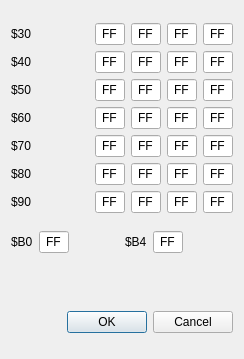
<?xml version="1.0" encoding="UTF-8"?>
<ui version="4.0">
 <class>RegisterEditorDialog</class>
 <widget class="QDialog" name="RegisterEditorDialog">
  <property name="geometry">
   <rect>
    <x>0</x>
    <y>0</y>
    <width>244</width>
    <height>359</height>
   </rect>
  </property>
  <property name="windowTitle">
   <string>Register Editor</string>
  </property>
  <layout class="QVBoxLayout" name="verticalLayout">
   <item>
    <layout class="QGridLayout" name="gridLayout">
     <item row="0" column="0">
      <widget class="QLabel" name="label">
       <property name="text">
        <string notr="true">$30</string>
       </property>
      </widget>
     </item>
     <item row="0" column="1">
      <widget class="QLineEdit" name="reg3xOp1">
       <property name="sizePolicy">
        <sizepolicy hsizetype="Maximum" vsizetype="Fixed">
         <horstretch>0</horstretch>
         <verstretch>0</verstretch>
        </sizepolicy>
       </property>
       <property name="maximumSize">
        <size>
         <width>30</width>
         <height>16777215</height>
        </size>
       </property>
       <property name="text">
        <string notr="true">FF</string>
       </property>
       <property name="alignment">
        <set>Qt::AlignCenter</set>
       </property>
      </widget>
     </item>
     <item row="0" column="2">
      <widget class="QLineEdit" name="reg3xOp2">
       <property name="sizePolicy">
        <sizepolicy hsizetype="Maximum" vsizetype="Fixed">
         <horstretch>0</horstretch>
         <verstretch>0</verstretch>
        </sizepolicy>
       </property>
       <property name="maximumSize">
        <size>
         <width>30</width>
         <height>16777215</height>
        </size>
       </property>
       <property name="text">
        <string notr="true">FF</string>
       </property>
       <property name="alignment">
        <set>Qt::AlignCenter</set>
       </property>
      </widget>
     </item>
     <item row="0" column="3">
      <widget class="QLineEdit" name="reg3xOp3">
       <property name="sizePolicy">
        <sizepolicy hsizetype="Maximum" vsizetype="Fixed">
         <horstretch>0</horstretch>
         <verstretch>0</verstretch>
        </sizepolicy>
       </property>
       <property name="maximumSize">
        <size>
         <width>30</width>
         <height>16777215</height>
        </size>
       </property>
       <property name="text">
        <string notr="true">FF</string>
       </property>
       <property name="alignment">
        <set>Qt::AlignCenter</set>
       </property>
      </widget>
     </item>
     <item row="0" column="4">
      <widget class="QLineEdit" name="reg3xOp4">
       <property name="sizePolicy">
        <sizepolicy hsizetype="Maximum" vsizetype="Fixed">
         <horstretch>0</horstretch>
         <verstretch>0</verstretch>
        </sizepolicy>
       </property>
       <property name="maximumSize">
        <size>
         <width>30</width>
         <height>16777215</height>
        </size>
       </property>
       <property name="text">
        <string notr="true">FF</string>
       </property>
       <property name="alignment">
        <set>Qt::AlignCenter</set>
       </property>
      </widget>
     </item>
     <item row="1" column="0">
      <widget class="QLabel" name="label_2">
       <property name="text">
        <string notr="true">$40</string>
       </property>
      </widget>
     </item>
     <item row="1" column="1">
      <widget class="QLineEdit" name="reg4xOp1">
       <property name="sizePolicy">
        <sizepolicy hsizetype="Maximum" vsizetype="Fixed">
         <horstretch>0</horstretch>
         <verstretch>0</verstretch>
        </sizepolicy>
       </property>
       <property name="maximumSize">
        <size>
         <width>30</width>
         <height>16777215</height>
        </size>
       </property>
       <property name="text">
        <string notr="true">FF</string>
       </property>
       <property name="alignment">
        <set>Qt::AlignCenter</set>
       </property>
      </widget>
     </item>
     <item row="1" column="2">
      <widget class="QLineEdit" name="reg4xOp2">
       <property name="sizePolicy">
        <sizepolicy hsizetype="Maximum" vsizetype="Fixed">
         <horstretch>0</horstretch>
         <verstretch>0</verstretch>
        </sizepolicy>
       </property>
       <property name="maximumSize">
        <size>
         <width>30</width>
         <height>16777215</height>
        </size>
       </property>
       <property name="text">
        <string notr="true">FF</string>
       </property>
       <property name="alignment">
        <set>Qt::AlignCenter</set>
       </property>
      </widget>
     </item>
     <item row="1" column="3">
      <widget class="QLineEdit" name="reg4xOp3">
       <property name="sizePolicy">
        <sizepolicy hsizetype="Maximum" vsizetype="Fixed">
         <horstretch>0</horstretch>
         <verstretch>0</verstretch>
        </sizepolicy>
       </property>
       <property name="maximumSize">
        <size>
         <width>30</width>
         <height>16777215</height>
        </size>
       </property>
       <property name="text">
        <string notr="true">FF</string>
       </property>
       <property name="alignment">
        <set>Qt::AlignCenter</set>
       </property>
      </widget>
     </item>
     <item row="1" column="4">
      <widget class="QLineEdit" name="reg4xOp4">
       <property name="sizePolicy">
        <sizepolicy hsizetype="Maximum" vsizetype="Fixed">
         <horstretch>0</horstretch>
         <verstretch>0</verstretch>
        </sizepolicy>
       </property>
       <property name="maximumSize">
        <size>
         <width>30</width>
         <height>16777215</height>
        </size>
       </property>
       <property name="text">
        <string notr="true">FF</string>
       </property>
       <property name="alignment">
        <set>Qt::AlignCenter</set>
       </property>
      </widget>
     </item>
     <item row="2" column="0">
      <widget class="QLabel" name="label_3">
       <property name="text">
        <string notr="true">$50</string>
       </property>
      </widget>
     </item>
     <item row="2" column="1">
      <widget class="QLineEdit" name="reg5xOp1">
       <property name="sizePolicy">
        <sizepolicy hsizetype="Maximum" vsizetype="Fixed">
         <horstretch>0</horstretch>
         <verstretch>0</verstretch>
        </sizepolicy>
       </property>
       <property name="maximumSize">
        <size>
         <width>30</width>
         <height>16777215</height>
        </size>
       </property>
       <property name="text">
        <string notr="true">FF</string>
       </property>
       <property name="alignment">
        <set>Qt::AlignCenter</set>
       </property>
      </widget>
     </item>
     <item row="2" column="2">
      <widget class="QLineEdit" name="reg5xOp2">
       <property name="sizePolicy">
        <sizepolicy hsizetype="Maximum" vsizetype="Fixed">
         <horstretch>0</horstretch>
         <verstretch>0</verstretch>
        </sizepolicy>
       </property>
       <property name="maximumSize">
        <size>
         <width>30</width>
         <height>16777215</height>
        </size>
       </property>
       <property name="text">
        <string notr="true">FF</string>
       </property>
       <property name="alignment">
        <set>Qt::AlignCenter</set>
       </property>
      </widget>
     </item>
     <item row="2" column="3">
      <widget class="QLineEdit" name="reg5xOp3">
       <property name="sizePolicy">
        <sizepolicy hsizetype="Maximum" vsizetype="Fixed">
         <horstretch>0</horstretch>
         <verstretch>0</verstretch>
        </sizepolicy>
       </property>
       <property name="maximumSize">
        <size>
         <width>30</width>
         <height>16777215</height>
        </size>
       </property>
       <property name="text">
        <string notr="true">FF</string>
       </property>
       <property name="alignment">
        <set>Qt::AlignCenter</set>
       </property>
      </widget>
     </item>
     <item row="2" column="4">
      <widget class="QLineEdit" name="reg5xOp4">
       <property name="sizePolicy">
        <sizepolicy hsizetype="Maximum" vsizetype="Fixed">
         <horstretch>0</horstretch>
         <verstretch>0</verstretch>
        </sizepolicy>
       </property>
       <property name="maximumSize">
        <size>
         <width>30</width>
         <height>16777215</height>
        </size>
       </property>
       <property name="text">
        <string notr="true">FF</string>
       </property>
       <property name="alignment">
        <set>Qt::AlignCenter</set>
       </property>
      </widget>
     </item>
     <item row="3" column="0">
      <widget class="QLabel" name="label_4">
       <property name="text">
        <string notr="true">$60</string>
       </property>
      </widget>
     </item>
     <item row="3" column="1">
      <widget class="QLineEdit" name="reg6xOp1">
       <property name="sizePolicy">
        <sizepolicy hsizetype="Maximum" vsizetype="Fixed">
         <horstretch>0</horstretch>
         <verstretch>0</verstretch>
        </sizepolicy>
       </property>
       <property name="maximumSize">
        <size>
         <width>30</width>
         <height>16777215</height>
        </size>
       </property>
       <property name="text">
        <string notr="true">FF</string>
       </property>
       <property name="alignment">
        <set>Qt::AlignCenter</set>
       </property>
      </widget>
     </item>
     <item row="3" column="2">
      <widget class="QLineEdit" name="reg6xOp2">
       <property name="sizePolicy">
        <sizepolicy hsizetype="Maximum" vsizetype="Fixed">
         <horstretch>0</horstretch>
         <verstretch>0</verstretch>
        </sizepolicy>
       </property>
       <property name="maximumSize">
        <size>
         <width>30</width>
         <height>16777215</height>
        </size>
       </property>
       <property name="text">
        <string notr="true">FF</string>
       </property>
       <property name="alignment">
        <set>Qt::AlignCenter</set>
       </property>
      </widget>
     </item>
     <item row="3" column="3">
      <widget class="QLineEdit" name="reg6xOp3">
       <property name="sizePolicy">
        <sizepolicy hsizetype="Maximum" vsizetype="Fixed">
         <horstretch>0</horstretch>
         <verstretch>0</verstretch>
        </sizepolicy>
       </property>
       <property name="maximumSize">
        <size>
         <width>30</width>
         <height>16777215</height>
        </size>
       </property>
       <property name="text">
        <string notr="true">FF</string>
       </property>
       <property name="alignment">
        <set>Qt::AlignCenter</set>
       </property>
      </widget>
     </item>
     <item row="3" column="4">
      <widget class="QLineEdit" name="reg6xOp4">
       <property name="sizePolicy">
        <sizepolicy hsizetype="Maximum" vsizetype="Fixed">
         <horstretch>0</horstretch>
         <verstretch>0</verstretch>
        </sizepolicy>
       </property>
       <property name="maximumSize">
        <size>
         <width>30</width>
         <height>16777215</height>
        </size>
       </property>
       <property name="text">
        <string notr="true">FF</string>
       </property>
       <property name="alignment">
        <set>Qt::AlignCenter</set>
       </property>
      </widget>
     </item>
     <item row="4" column="0">
      <widget class="QLabel" name="label_5">
       <property name="text">
        <string notr="true">$70</string>
       </property>
      </widget>
     </item>
     <item row="4" column="1">
      <widget class="QLineEdit" name="reg7xOp1">
       <property name="sizePolicy">
        <sizepolicy hsizetype="Maximum" vsizetype="Fixed">
         <horstretch>0</horstretch>
         <verstretch>0</verstretch>
        </sizepolicy>
       </property>
       <property name="maximumSize">
        <size>
         <width>30</width>
         <height>16777215</height>
        </size>
       </property>
       <property name="text">
        <string notr="true">FF</string>
       </property>
       <property name="alignment">
        <set>Qt::AlignCenter</set>
       </property>
      </widget>
     </item>
     <item row="4" column="2">
      <widget class="QLineEdit" name="reg7xOp2">
       <property name="sizePolicy">
        <sizepolicy hsizetype="Maximum" vsizetype="Fixed">
         <horstretch>0</horstretch>
         <verstretch>0</verstretch>
        </sizepolicy>
       </property>
       <property name="maximumSize">
        <size>
         <width>30</width>
         <height>16777215</height>
        </size>
       </property>
       <property name="text">
        <string notr="true">FF</string>
       </property>
       <property name="alignment">
        <set>Qt::AlignCenter</set>
       </property>
      </widget>
     </item>
     <item row="4" column="3">
      <widget class="QLineEdit" name="reg7xOp3">
       <property name="sizePolicy">
        <sizepolicy hsizetype="Maximum" vsizetype="Fixed">
         <horstretch>0</horstretch>
         <verstretch>0</verstretch>
        </sizepolicy>
       </property>
       <property name="maximumSize">
        <size>
         <width>30</width>
         <height>16777215</height>
        </size>
       </property>
       <property name="text">
        <string notr="true">FF</string>
       </property>
       <property name="alignment">
        <set>Qt::AlignCenter</set>
       </property>
      </widget>
     </item>
     <item row="4" column="4">
      <widget class="QLineEdit" name="reg7xOp4">
       <property name="sizePolicy">
        <sizepolicy hsizetype="Maximum" vsizetype="Fixed">
         <horstretch>0</horstretch>
         <verstretch>0</verstretch>
        </sizepolicy>
       </property>
       <property name="maximumSize">
        <size>
         <width>30</width>
         <height>16777215</height>
        </size>
       </property>
       <property name="text">
        <string notr="true">FF</string>
       </property>
       <property name="alignment">
        <set>Qt::AlignCenter</set>
       </property>
      </widget>
     </item>
     <item row="5" column="0">
      <widget class="QLabel" name="label_6">
       <property name="text">
        <string notr="true">$80</string>
       </property>
      </widget>
     </item>
     <item row="5" column="1">
      <widget class="QLineEdit" name="reg8xOp1">
       <property name="sizePolicy">
        <sizepolicy hsizetype="Maximum" vsizetype="Fixed">
         <horstretch>0</horstretch>
         <verstretch>0</verstretch>
        </sizepolicy>
       </property>
       <property name="maximumSize">
        <size>
         <width>30</width>
         <height>16777215</height>
        </size>
       </property>
       <property name="text">
        <string notr="true">FF</string>
       </property>
       <property name="alignment">
        <set>Qt::AlignCenter</set>
       </property>
      </widget>
     </item>
     <item row="5" column="2">
      <widget class="QLineEdit" name="reg8xOp2">
       <property name="sizePolicy">
        <sizepolicy hsizetype="Maximum" vsizetype="Fixed">
         <horstretch>0</horstretch>
         <verstretch>0</verstretch>
        </sizepolicy>
       </property>
       <property name="maximumSize">
        <size>
         <width>30</width>
         <height>16777215</height>
        </size>
       </property>
       <property name="text">
        <string notr="true">FF</string>
       </property>
       <property name="alignment">
        <set>Qt::AlignCenter</set>
       </property>
      </widget>
     </item>
     <item row="5" column="3">
      <widget class="QLineEdit" name="reg8xOp3">
       <property name="sizePolicy">
        <sizepolicy hsizetype="Maximum" vsizetype="Fixed">
         <horstretch>0</horstretch>
         <verstretch>0</verstretch>
        </sizepolicy>
       </property>
       <property name="maximumSize">
        <size>
         <width>30</width>
         <height>16777215</height>
        </size>
       </property>
       <property name="text">
        <string notr="true">FF</string>
       </property>
       <property name="alignment">
        <set>Qt::AlignCenter</set>
       </property>
      </widget>
     </item>
     <item row="5" column="4">
      <widget class="QLineEdit" name="reg8xOp4">
       <property name="sizePolicy">
        <sizepolicy hsizetype="Maximum" vsizetype="Fixed">
         <horstretch>0</horstretch>
         <verstretch>0</verstretch>
        </sizepolicy>
       </property>
       <property name="maximumSize">
        <size>
         <width>30</width>
         <height>16777215</height>
        </size>
       </property>
       <property name="text">
        <string notr="true">FF</string>
       </property>
       <property name="alignment">
        <set>Qt::AlignCenter</set>
       </property>
      </widget>
     </item>
     <item row="6" column="0">
      <widget class="QLabel" name="label_7">
       <property name="text">
        <string notr="true">$90</string>
       </property>
      </widget>
     </item>
     <item row="6" column="1">
      <widget class="QLineEdit" name="reg9xOp1">
       <property name="sizePolicy">
        <sizepolicy hsizetype="Maximum" vsizetype="Fixed">
         <horstretch>0</horstretch>
         <verstretch>0</verstretch>
        </sizepolicy>
       </property>
       <property name="maximumSize">
        <size>
         <width>30</width>
         <height>16777215</height>
        </size>
       </property>
       <property name="text">
        <string notr="true">FF</string>
       </property>
       <property name="alignment">
        <set>Qt::AlignCenter</set>
       </property>
      </widget>
     </item>
     <item row="6" column="2">
      <widget class="QLineEdit" name="reg9xOp2">
       <property name="sizePolicy">
        <sizepolicy hsizetype="Maximum" vsizetype="Fixed">
         <horstretch>0</horstretch>
         <verstretch>0</verstretch>
        </sizepolicy>
       </property>
       <property name="maximumSize">
        <size>
         <width>30</width>
         <height>16777215</height>
        </size>
       </property>
       <property name="text">
        <string notr="true">FF</string>
       </property>
       <property name="alignment">
        <set>Qt::AlignCenter</set>
       </property>
      </widget>
     </item>
     <item row="6" column="3">
      <widget class="QLineEdit" name="reg9xOp3">
       <property name="sizePolicy">
        <sizepolicy hsizetype="Maximum" vsizetype="Fixed">
         <horstretch>0</horstretch>
         <verstretch>0</verstretch>
        </sizepolicy>
       </property>
       <property name="maximumSize">
        <size>
         <width>30</width>
         <height>16777215</height>
        </size>
       </property>
       <property name="text">
        <string notr="true">FF</string>
       </property>
       <property name="alignment">
        <set>Qt::AlignCenter</set>
       </property>
      </widget>
     </item>
     <item row="6" column="4">
      <widget class="QLineEdit" name="reg9xOp4">
       <property name="sizePolicy">
        <sizepolicy hsizetype="Maximum" vsizetype="Fixed">
         <horstretch>0</horstretch>
         <verstretch>0</verstretch>
        </sizepolicy>
       </property>
       <property name="maximumSize">
        <size>
         <width>30</width>
         <height>16777215</height>
        </size>
       </property>
       <property name="text">
        <string notr="true">FF</string>
       </property>
       <property name="alignment">
        <set>Qt::AlignCenter</set>
       </property>
      </widget>
     </item>
    </layout>
   </item>
   <item>
    <layout class="QHBoxLayout" name="horizontalLayout">
     <item>
      <widget class="QLabel" name="label_8">
       <property name="sizePolicy">
        <sizepolicy hsizetype="Preferred" vsizetype="Maximum">
         <horstretch>0</horstretch>
         <verstretch>0</verstretch>
        </sizepolicy>
       </property>
       <property name="text">
        <string notr="true">$B0</string>
       </property>
      </widget>
     </item>
     <item>
      <widget class="QLineEdit" name="regB0">
       <property name="sizePolicy">
        <sizepolicy hsizetype="Maximum" vsizetype="Fixed">
         <horstretch>0</horstretch>
         <verstretch>0</verstretch>
        </sizepolicy>
       </property>
       <property name="maximumSize">
        <size>
         <width>30</width>
         <height>16777215</height>
        </size>
       </property>
       <property name="text">
        <string notr="true">FF</string>
       </property>
       <property name="alignment">
        <set>Qt::AlignCenter</set>
       </property>
      </widget>
     </item>
     <item>
      <spacer name="horizontalSpacer_2">
       <property name="orientation">
        <enum>Qt::Horizontal</enum>
       </property>
       <property name="sizeHint" stdset="0">
        <size>
         <width>40</width>
         <height>20</height>
        </size>
       </property>
      </spacer>
     </item>
     <item>
      <widget class="QLabel" name="label_9">
       <property name="sizePolicy">
        <sizepolicy hsizetype="Preferred" vsizetype="Maximum">
         <horstretch>0</horstretch>
         <verstretch>0</verstretch>
        </sizepolicy>
       </property>
       <property name="text">
        <string notr="true">$B4</string>
       </property>
      </widget>
     </item>
     <item>
      <widget class="QLineEdit" name="regB4">
       <property name="sizePolicy">
        <sizepolicy hsizetype="Maximum" vsizetype="Fixed">
         <horstretch>0</horstretch>
         <verstretch>0</verstretch>
        </sizepolicy>
       </property>
       <property name="maximumSize">
        <size>
         <width>30</width>
         <height>16777215</height>
        </size>
       </property>
       <property name="text">
        <string notr="true">FF</string>
       </property>
       <property name="alignment">
        <set>Qt::AlignCenter</set>
       </property>
      </widget>
     </item>
     <item>
      <spacer name="horizontalSpacer">
       <property name="orientation">
        <enum>Qt::Horizontal</enum>
       </property>
       <property name="sizeHint" stdset="0">
        <size>
         <width>40</width>
         <height>20</height>
        </size>
       </property>
      </spacer>
     </item>
    </layout>
   </item>
   <item>
    <spacer name="verticalSpacer">
     <property name="orientation">
      <enum>Qt::Vertical</enum>
     </property>
     <property name="sizeType">
      <enum>QSizePolicy::Maximum</enum>
     </property>
     <property name="sizeHint" stdset="0">
      <size>
       <width>20</width>
       <height>40</height>
      </size>
     </property>
    </spacer>
   </item>
   <item>
    <widget class="QDialogButtonBox" name="buttonBox">
     <property name="orientation">
      <enum>Qt::Horizontal</enum>
     </property>
     <property name="standardButtons">
      <set>QDialogButtonBox::Cancel|QDialogButtonBox::Ok</set>
     </property>
    </widget>
   </item>
  </layout>
 </widget>
 <resources/>
 <connections>
  <connection>
   <sender>buttonBox</sender>
   <signal>accepted()</signal>
   <receiver>RegisterEditorDialog</receiver>
   <slot>accept()</slot>
   <hints>
    <hint type="sourcelabel">
     <x>248</x>
     <y>254</y>
    </hint>
    <hint type="destinationlabel">
     <x>157</x>
     <y>274</y>
    </hint>
   </hints>
  </connection>
  <connection>
   <sender>buttonBox</sender>
   <signal>rejected()</signal>
   <receiver>RegisterEditorDialog</receiver>
   <slot>reject()</slot>
   <hints>
    <hint type="sourcelabel">
     <x>316</x>
     <y>260</y>
    </hint>
    <hint type="destinationlabel">
     <x>286</x>
     <y>274</y>
    </hint>
   </hints>
  </connection>
 </connections>
</ui>
